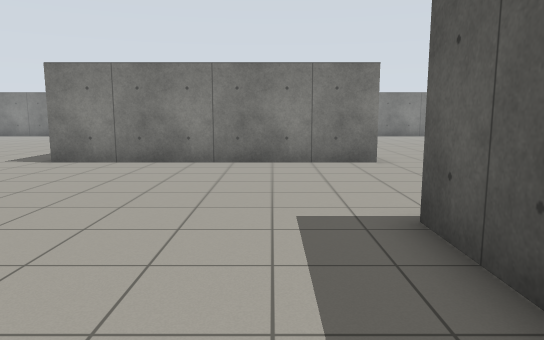
View 1 (above)

20 first-person views from a walk through a world built for the Gazebo simulator. The camera is 1.2 m above the floor, tilts 8° down and sees 70° across. The floor is counted in squares, 1 m on a side. Each view is taken from the middle of a square. On the plan, view 1 faces up. The plan holds only what a view shows up to about 15 squares ahead; the rest is blank. The place goes on beyond the plan.

View 2
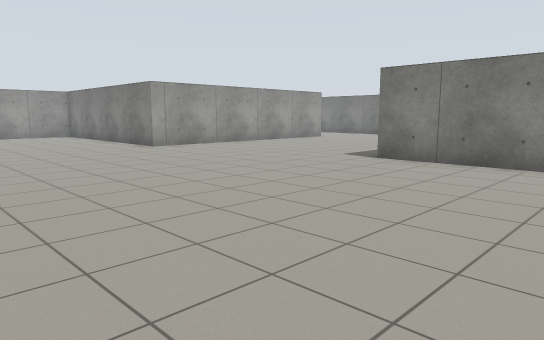

View 3
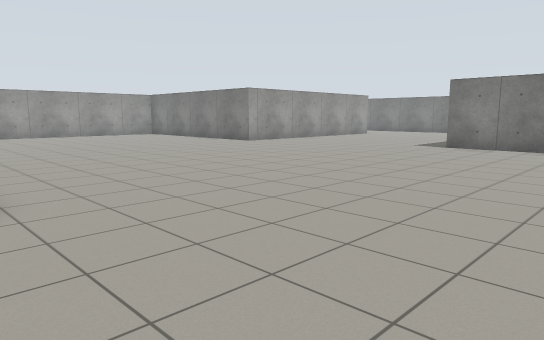

View 4
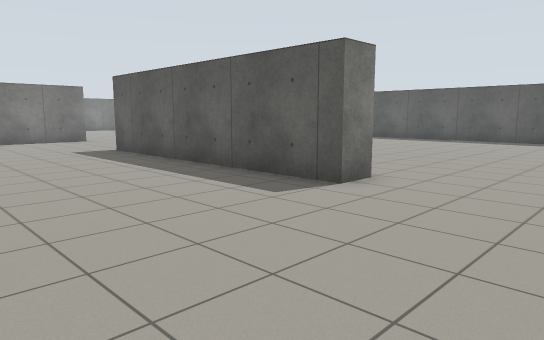

View 5
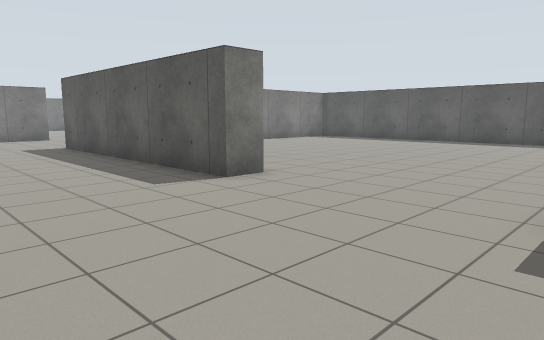

View 6
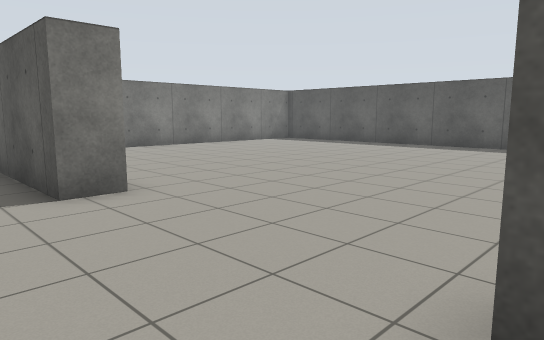

View 7
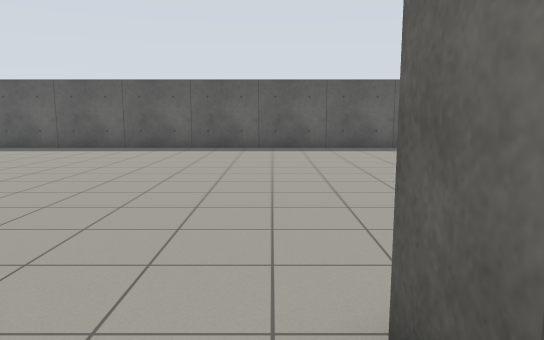

View 8
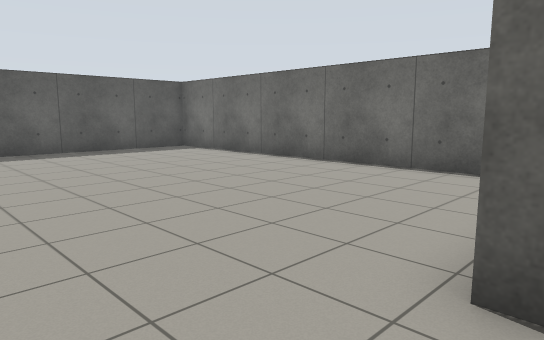

View 9
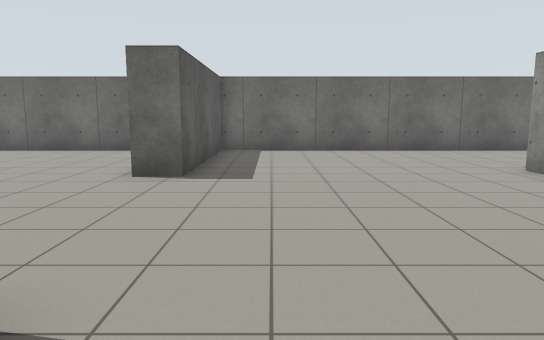

View 10
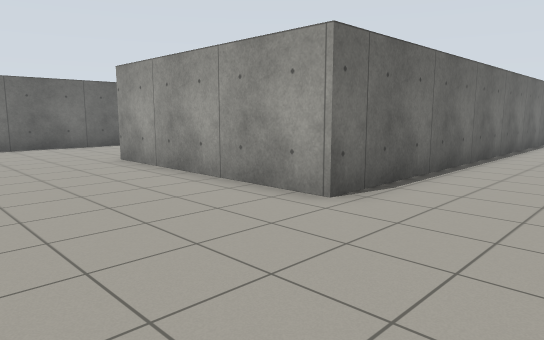

View 11
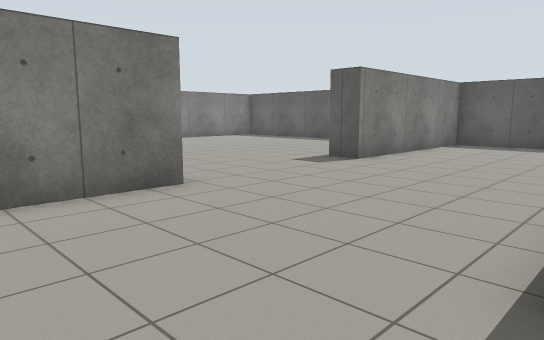

View 12
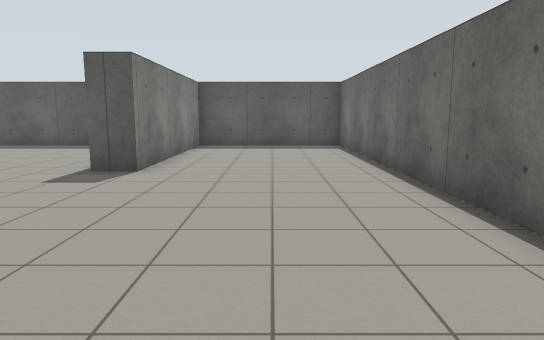

View 13
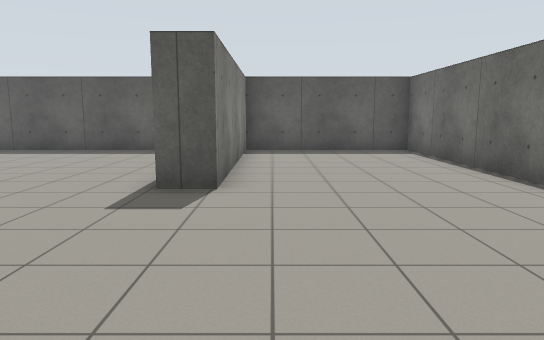

View 14
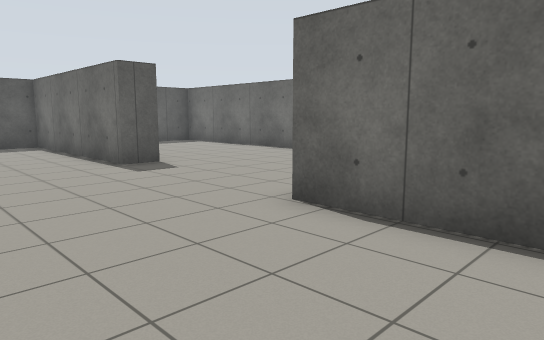

View 15
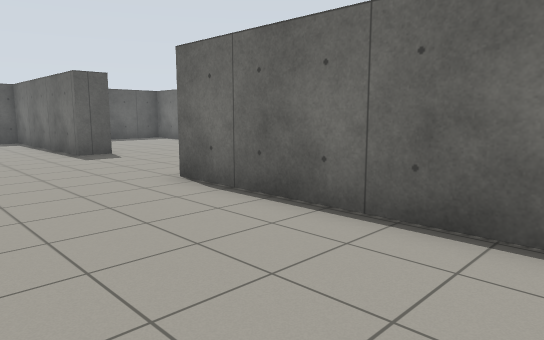

View 16
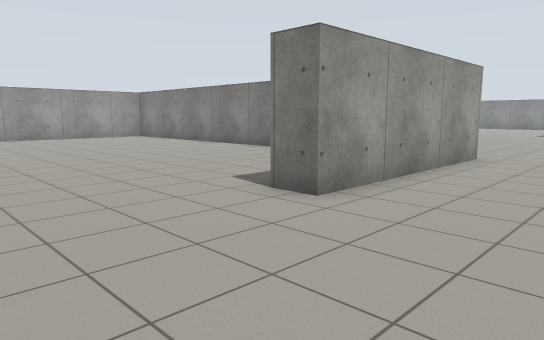

View 17
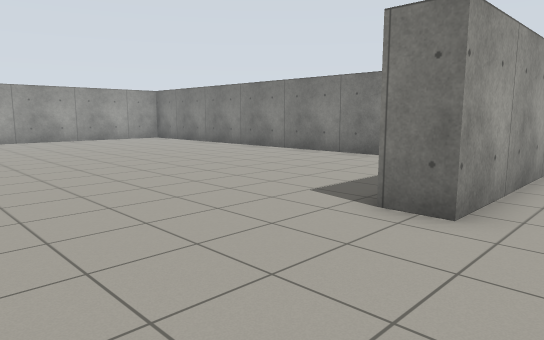

View 18
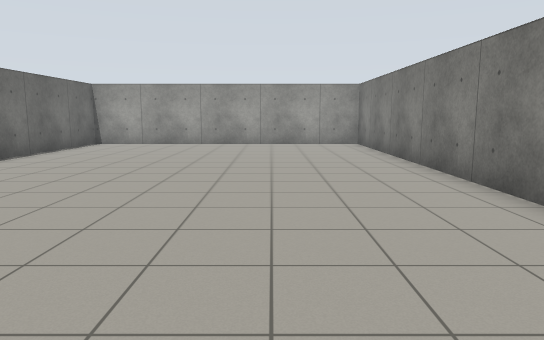

View 19
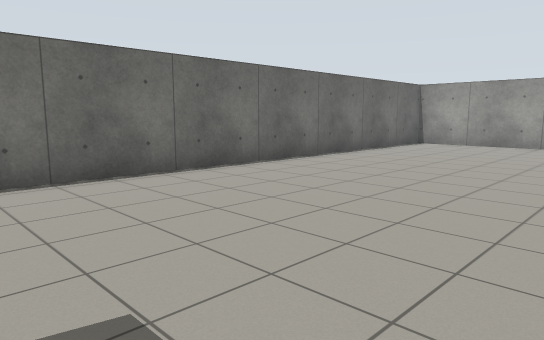

View 20
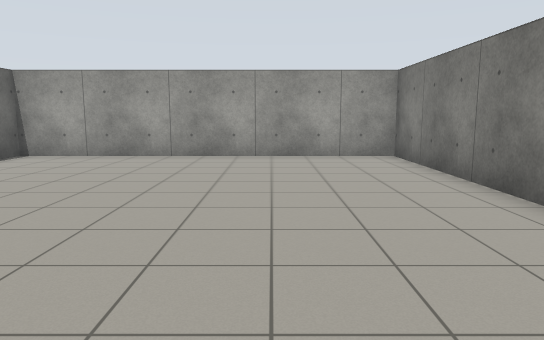

### Floor plan
Points are (right, up) in squares from view 1. A wall is a line through its corners. A room is listed if a view was taken in it or the views show most of it. See-through windows are left out.
Room 1 (views 1, 2, 3, 4, 5, 6, 7, 8, 9, 10, 11, 12, 13, 14, 15, 16, 17, 18, 19, 20)
walls: (2.7, -5.1) (1.7, -5.1) (1.7, 4.4); (-10, -5.4) (-23.5, -5.4) (-23.5, -16.5) (1.7, -16.5) (1.7, -10.6) (2.9, -10.6); (3.7, 4.3) (15.5, 4.3) (15.5, 9.9) (8.3, 9.9) (8.3, 10.9) (15.5, 10.9) (15.5, 15.5); (7.2, 3.3) (6.4, 3.3); (-3.4, 10.9) (2.8, 10.9); (2.8, 9.9) (-5.8, 9.9); (-19.1, -4.4) (-5.6, -4.4) (-5.6, -11.5) (-6.6, -11.5); (4.5, -16.5) (15.1, -16.5); (15.5, -16.1) (15.5, 0.1)

Positions as (right, up) in squares from view 1, and headings:
1: (0, 0), facing up
2: (0, 0), facing up-left
3: (0, -5), facing up-left
4: (-4, -9), facing up-right
5: (-3, -11), facing up-right
6: (0, -11), facing up-right
7: (1, -10), facing right
8: (2, -8), facing down-right
9: (0, -3), facing down
10: (-1, -1), facing down-left
11: (-1, 4), facing up-right
12: (0, 7), facing right
13: (2, 9), facing right
14: (-1, 15), facing down-right
15: (-4, 15), facing down-right
16: (-2, -16), facing up-left
17: (-4, -16), facing up-left
18: (-7, -9), facing left
19: (-7, -9), facing down-left
20: (-12, -9), facing left
